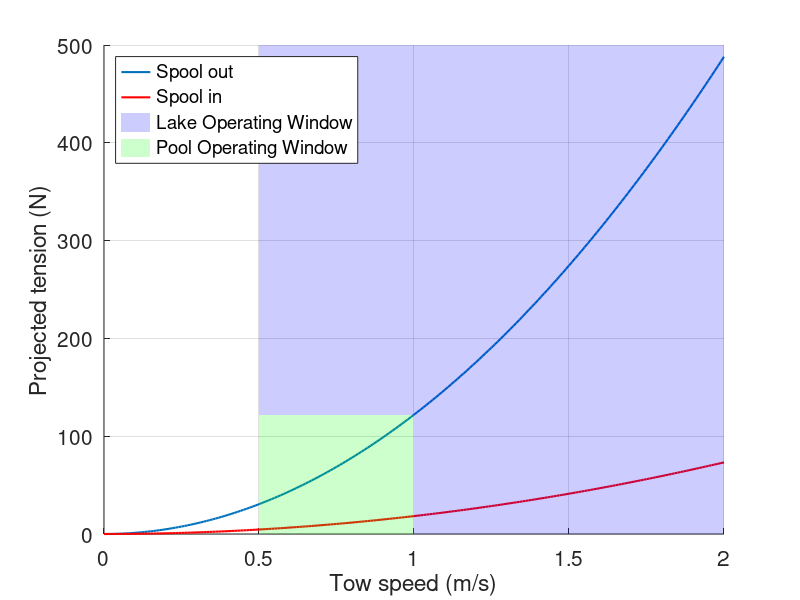
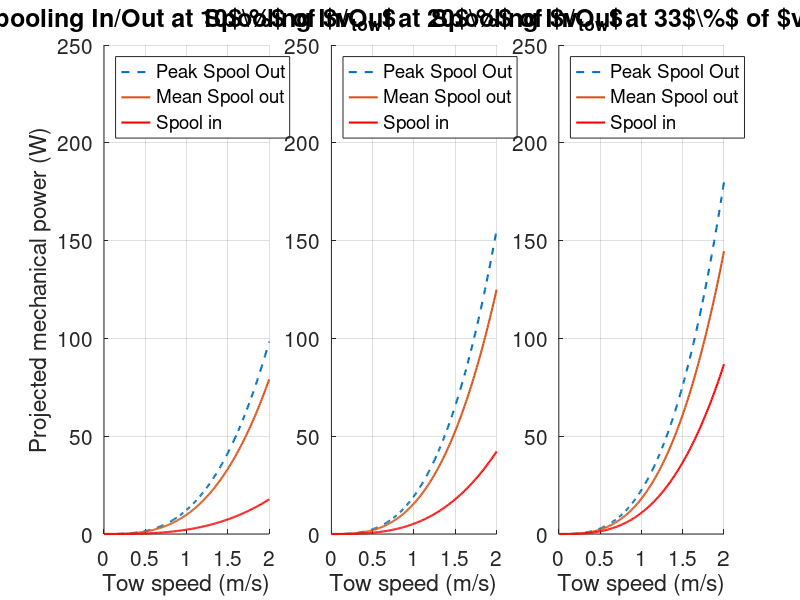

Recreate these plots in MATLAB, in order. (Note: this script raises an error after producing the figures.)
%   Simple mechanical power estimation
%   By Chris Vermillion
%   Update by Andrew Abney 6/29/21
clc
clear all
close all
%   Define tow speeds of interest
vTow = 0:0.01:2;

%   Right now I'm parameterizing tension as purely quadratic in flow speed
%   T_crosscurrent = k1*v_flow^2
%   T_steady = k2*v_flow^2
kP = 151.8;
k1 = 122
k2 = 18.31;

%   Compare tension levels at various tow speeds, with no spool-out/in
tOut = k1*vTow.^2;
tIn = k2*vTow.^2;

figure(1)
hold on
plot(vTow,tOut,'LineWidth',1.5);
plot(vTow,tIn,'r','LineWidth',1.5);
xlabel('Tow speed (m/s)','fontsize',12);
ylabel('Projected tension (N)','fontsize',12);
grid
legend('Spool out','Spool in','Location','northwest');
% Mark the operational areas
yl = ylim;
xBox = [.5, .5,     2,     2, 1, 1,   .5 ];
yBox = [k1, yl(2), yl(2), 0, 0, k1, k1];
patch(xBox, yBox, 'black', 'EdgeColor', 'none', 'FaceColor', 'blue', 'FaceAlpha', .2,...
    'DisplayName','Lake Operating Window');
xBox = [.5, .5, 1, 1, .5];
yBox = [0, k1, k1, 0, 0];
patch(xBox, yBox, 'black', 'EdgeColor','none', 'FaceColor', 'green', 'FaceAlpha', .2,...
    'DisplayName','Pool Operating Window');
xticks([0 0.5 1 1.5 2])
set(gca,'FontSize',15)
hold off;

%   Now, consider spool-out and spool-in operation, where K_in and K_out
%   represent the fraction of the tow speed at which spooling in and out
%   (respectively) occurs

kIn = [.1 .2 1/3]';
kOut = [.1 .2 1/3]';
vOut = (1-kIn)*vTow;
vIn = (1+kIn)*vTow;

pOut = k1*vOut.^2.*kOut.*vTow;
pOutPeak = kP*vOut.^2.*kOut.*vTow;
pIn = k2*vIn.^2.*kIn.*vTow;
titleCell = {'Spooling In/Out at 10$\%$ of $v_{tow}$',...
    'Spooling In/Out at 20$\%$ of $v_{tow}$',...
    'Spooling In/Out at 33$\%$ of $v_{tow}$'};

figure(2)
set(gcf,'Position',[100 100 1500 500]);
for i = 1:numel(kIn)
    subplot(1,3,i); grid on; hold on;
    plot(vTow,pOutPeak(i,:),'--','LineWidth',1.5) %Peak Power Spooling Out
    plot(vTow,pOut(i,:),'LineWidth',1.5); %Power Generated Spooling Out
    plot(vTow,pIn(i,:),'r','LineWidth',1.5); %Power Consumed Spooling In
    % plot(v_tow,P_out-P_in,'--k') %Net Mechanical Power
    xlabel('Tow speed (m/s)','fontsize',12);
    if i == 1
        ylabel('Projected mechanical power (W)','fontsize',12);
    end
    legend('Peak Spool Out','Mean Spool out','Spool in','Net Mechanical Power','Location','northwest');
    set(gca,'FontSize',15)
    ylim([0 250])
    title(titleCell{i},'FontSize',18)
end

%%
figure(3)
h=tiledlayout(1,3,'Padding','compact','TileSpacing','compact')
set(gcf,'Position',[100 100 1500 500]);
for i = 1:numel(kIn)
    nexttile
    grid on; hold on;
    plot(vTow,pOut(i,:),'LineWidth',1.5); %Power Generated Spooling Out
    plot(vTow,pIn(i,:),'r','LineWidth',1.5); %Power Consumed Spooling In
    plot(vTow,pOut(i,:)-pIn(i,:),'--k') %Net Mechanical Power
    xlabel('Tow speed (m/s)','fontsize',12);
    if i == 1
        ylabel('Projected mechanical power (W)','fontsize',12);
    end
    set(gca,'FontSize',15)
    ylim([0 250])
    title(titleCell{i},'FontSize',18)
    legend('Spool out','Spool in','Net Mechanical Power','Location','northwest');
end
%%
nameCell = {'10pct','20pct','30pct'}
fpath = fullfile(fileparts(which('OCTProject.prj')),'output\');
for i = 1:numel(kIn)
    fName = nameCell{i}
    figure
    set(gcf,'Position',[100 100 500 500]);
    grid on; hold on;
    plot(vTow,pOutPeak(i,:),'LineWidth',1.5) %Peak Power Spooling Out
    plot(vTow,pOut(i,:),'LineWidth',1.5); %Power Generated Spooling Out
    plot(vTow,pIn(i,:),'LineWidth',1.5); %Power Consumed Spooling In
    xlabel('Tow speed (m/s)','fontsize',15);

    ylim([0 200])
    legend('Peak Spool Out','Mean Spool Out','Spool in','Location','northwest');
    ylabel('Mechanical Power (W)','fontsize',15);
        set(gca,'FontSize',15)
    saveas(gcf,[fpath fName],'fig')
    saveas(gcf,[fpath fName],'png')
end
%%
%Plot Net Mechanical Power
fpath = fullfile(fileparts(which('OCTProject.prj')),'output\');
fName = 'netPowerComp'
figure
set(gcf,'Position',[100 100 500 500]);
grid on; hold on;
for i = 1:numel(kIn)
    plot(vTow,pOut(i,:)-pIn(i,:),'LineWidth',1.5) %Net Mechanical Power
end
xlabel('Tow speed (m/s)','fontsize',15);
ylabel('Power (W)','fontsize',12);
set(gca,'FontSize',15)
ylim([0 100])
legend('$\gamma = 0.1$','$\gamma = 0.2$','$\gamma = 0.33$','Location','northwest');
saveas(gcf,[fpath fName],'fig')
saveas(gcf,[fpath fName],'png')
%% Power vs Gamma
fpath = fullfile(fileparts(which('OCTProject.prj')),'output\');
fName = 'netPowerGamma'
vTow = [0.5 1 1.5 2]
kIn = [0:0.01:0.5]';
kOut = kIn;
vOut = (1-kIn)*vTow;
vIn = (1+kIn)*vTow;

pOutPeak = kP*vOut.^2.*kOut.*vTow; 
pOut = k1*vOut.^2.*kOut.*vTow;
pIn = k2*vIn.^2.*kIn.*vTow;
pNet = pOut-pIn;
pNetPeak = pOutPeak - pIn;
kIn(find(pNetPeak(:,i) == max(pNetPeak(:,i))))

kIn(find(pNet(:,i) == max(pNet(:,i))))
figure
set(gcf,'Position',[100 100 500 500]);
grid on; hold on;
plot(kIn,pNet,'LineWidth',1.5)
set(gca,'ColorOrderIndex',1)
plot(kIn,pNetPeak,'--','LineWidth',1.5)
xlabel '$\gamma$'
ylabel 'Net Power [W]'
ylim([0 120])
legend('$v_{tow}$ = 0.5 m/s','$v_{tow}$ = 1.0 m/s','$v_{tow}$ = 1.5 m/s',...
    '$v_{tow}$ = 2.0 m/s')
set(gca,'FontSize',15)
saveas(gcf,[fpath fName],'fig')
saveas(gcf,[fpath fName],'png')

fName = 'netPowerGammaPeak'
figure
set(gcf,'Position',[100 100 500 500]);
grid on; hold on;
plot(kIn,pNetPeak,'LineWidth',1.5)
xlabel '$\gamma$'
ylabel 'Net Power [W]'
legend('$v_{tow}$ = 0.5 m/s','$v_{tow}$ = 1.0 m/s','$v_{tow}$ = 1.5 m/s',...
    '$v_{tow}$ = 2.0 m/s')
set(gca,'FontSize',15)
saveas(gcf,[fpath fName],'fig')
saveas(gcf,[fpath fName],'png')